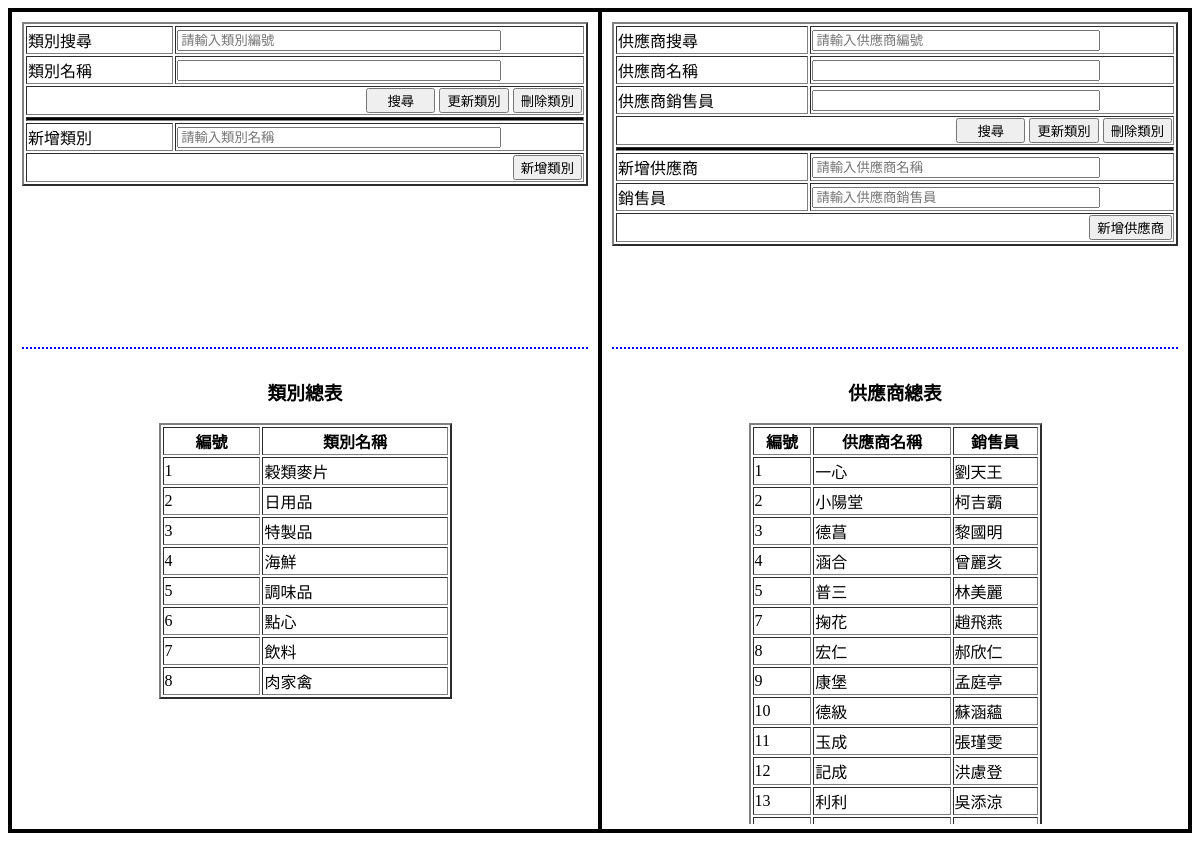
The page /BaAdm/BaAdm_CSedit.php (signed in) on the database its author committed.
### tables this page shows
CREATE TABLE `category` (
  `id` int NOT NULL AUTO_INCREMENT,
  `category` varchar(20) NOT NULL,
  PRIMARY KEY (`id`)
);

CREATE TABLE `supplier` (
  `id` int NOT NULL AUTO_INCREMENT,
  `name` varchar(20) NOT NULL,
  `saleman` varchar(20) DEFAULT NULL,
  PRIMARY KEY (`id`)
);

### BaAdm/BaAdm.inc (called while the page is built, shortened)
<?php
    function connectDB()
    {
        $connectDB=new mysqli("localhost","root","");
        $connectDB->select_db("system");
        $connectDB->set_charset("utf8");
        return $connectDB;
    }
    function dbQuery($sql)
    {
        $queryResult=connectDB()->query("$sql");
        return $queryResult;
    }

### BaAdm/BaAdm_CSedit.php (the view, shortened to what this page needs)
<!DOCTYPE html>
<?php
include_once 'BaAdm.inc';
?>
<html>
    <head>
        <link rel="stylesheet" href="btnCss.css" >
    </head>
    <body>
        <center>
            <div id="box">
                <div id="category">
                    <div id="categoryEdit" class="edit">
                        <form method="get" action="<?php $_SERVER['PHP_SELF']?>">
                            <table border="2">
                                <tr>
                                    <td>類別搜尋</td>
                                    <td>
                                        <input type="text" name="categoryInputId" class="serachInput" placeholder="請輸入類別編號" value="<?php echo @$row[0]; ?>"/>
                                    </td>
                                </tr>
                                <tr>
                                    <td>類別名稱</td>
                                    <td>
                                        <input type="text" name="categoryUpdateInputName" class="serachInput" value="<?php echo @$row[1]; ?>"/>
                                    </td>
                                </tr>
                                <tr>
                                    <td colspan="2" align="right">
                                        <input type="submit" name="btnCategorySearch" value="　搜尋　"/>
                                        <input type="submit" name="btnCategoryUpdate" value="更新類別"/>
                                        <input type="submit" name="btnCategoryDelete" value="刪除類別"/>
                                    </td>
                                </tr>
                                <tr><td colspan="2" style="background-color: black; "></td></tr>
                                <tr>
                                    <td>新增類別</td>
                                    <td>
                                        <input type="text" name="categoryInsert" class="serachInput" placeholder="請輸入類別名稱"/>
                                    </td>
                                </tr>
                                <tr>
                                    <td colspan="2" align="right">
                                        <input type="submit" name="btnCategoryInsert" class="btnSerachInput"value="新增類別"/>
                                    </td>
                                </tr>
                            </table>
                        </form>
                    </div>
                    <div id="categoryShow" class="show">
                        <h3>類別總表</h3>
                        <?php
                        $categoryShow="select id as 編號,category as 類別名稱 from category";
                        $categoryShowResult=dbQuery($categoryShow);
                        ?>
                        <table border="2">
                            <thead>
                                <?php
                                    while($rowtop=$categoryShowResult->fetch_field())
                                    {echo "<th>$rowtop->name</th>";}
                                ?>
                            </thead>
                            <tbody>
                                <?php
                                    while($row=$categoryShowResult->fetch_row())
                                        {
                                            echo "<tr>";
                                            for($i=0;$i<count($row);$i++)
                                            {echo "<td>$row[$i]</td>";}
                                            echo "</tr>";
                                        }
                                ?>
                            </tbody>
                        </table>
                    </div>
                </div>
                <div id="supplier">
                    <div id="supplierEdit" class="edit">
                        <form method="get" action="<?php $_SERVER['PHP_SELF']?>">
                            <table border="2">
                                <tr>
                                    <td>供應商搜尋</td>
                                    <td>
                                        <input type="text" name="supplierInputId" class="serachInput" placeholder="請輸入供應商編號" value="<?php echo @$row[0]; ?>"/>
                                    </td>
                                </tr>
                                <tr>
                                    <td>供應商名稱</td>
                                    <td>
                                        <input type="text" name="supplierUpdateInputName" class="serachInput" value="<?php echo @$row[1]?>"/>
                                    </td>
                                </tr>
                                <tr>
                                    <td>供應商銷售員</td>
                                    <td>
                                        <input type="text" name="supplierUpdateInputSaleman" class="serachInput" value="<?php echo @$row[2]?>"/>
                                    </td>
                                </tr>
                                <tr>
                                    <td colspan="2" align="right">
                                        <input type="submit" name="btnSupplierSearch" value="　搜尋　"/>
                                        <input type="submit" name="btnSupplierUpdate" value="更新類別"/>
                                        <input type="submit" name="btnSupplierDelete" value="刪除類別"/>
                                    </td>
                                </tr>
                                <tr><td colspan="2" style="background-color: black; "></td></tr>
                                <tr>
                                    <td>新增供應商</td>
                                    <td>
                                        <input type="text" name="supplierInsertName" class="serachInput" placeholder="請輸入供應商名稱"/>
                                    </td>
                                </tr>
                                <tr>
                                    <td>銷售員</td>
                                    <td>
                                        <input type="text" name="supplierInsertSaleman" class="serachInput" placeholder="請輸入供應商銷售員"/>
                                    </td>
                                </tr>
                                <tr>
                                    <td colspan="2" align="right">
                                        <input type="submit" name="btnSupplierInsert" class="btnSerachInput" value="新增供應商"/>
                                    </td>
                                </tr>
                            </table>
                        </form>
                    </div>
                    <div id="supplierShow" class="show">
                        <h3>供應商總表</h3>
                        <?php
                        $supplierShow="select id as 編號,name as 供應商名稱,saleman as 銷售員 from supplier";
                        $supplierShowResult=dbQuery($supplierShow);
                        ?>
                        <table border="2">
                            <thead>
                                <?php
                                    while($rowtop=$supplierShowResult->fetch_field())
                                    {echo "<th>$rowtop->name</th>";}
                                ?>
                            </thead>
                            <tbody>
                                <?php
                                    while($row=$supplierShowResult->fetch_row())
                                        {
                                            echo "<tr>";
                                            for($i=0;$i<count($row);$i++)
                                            {echo "<td>$row[$i]</td>";}
                                            echo "</tr>";
                                        }
                                ?>
                            </tbody>
                        </table>
                    </div>
                </div>
            </div>
        </center>
    </body>
</html>

### BaAdm/BaAdm_CSedit.php (style rules this page uses)
* { box-sizing: border-box; }
#box { border: 2px black solid; width: 100%; height: 825px; display: flex; justify-content: center; }
#category,#supplier { border: 2px black solid; width: 50%; height: 100%; }
.edit { border-bottom: 2px blue dotted; height: 40%; margin: 10px; }
.edit table { width: 100%; }
.edit table .serachInput { width: 80%; }
.show { overflow-y: scroll; height: 57%; }
.show table { width: 50%; }

### rows shown on the page
category: id "1", category "穀類麥片"
category: id "2", category "日用品"
category: id "3", category "特製品"
category: id "4", category "海鮮"
category: id "5", category "調味品"
category: id "6", category "點心"
category: id "7", category "飲料"
category: id "8", category "肉家禽"
supplier: id "1", name "一心", saleman "劉天王"
supplier: id "2", name "小陽堂", saleman "柯吉霸"
supplier: id "3", name "德菖", saleman "黎國明"
supplier: id "4", name "涵合", saleman "曾麗亥"
supplier: id "5", name "普三", saleman "林美麗"
supplier: id "7", name "掬花", saleman "趙飛燕"
supplier: id "8", name "宏仁", saleman "郝欣仁"
supplier: id "9", name "康堡", saleman "孟庭亭"
supplier: id "10", name "德級", saleman "蘇涵蘊"
supplier: id "11", name "玉成", saleman "張瑾雯"
supplier: id "12", name "記成", saleman "洪慮登"
supplier: id "13", name "利利", saleman "吳添涼"

### other values the page prints
$rowtop->name "編號"
$rowtop->name "類別名稱"
$rowtop->name "供應商名稱"
$rowtop->name "銷售員"
